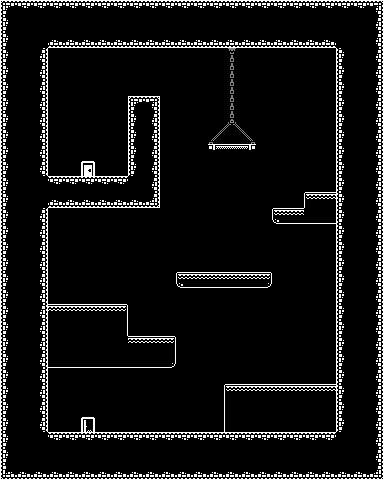

This is a level from a 2D game, rendered from its Tiled map with the project's own tilesets. A one-line summary and the complete map file follow:
An orthogonal 24x30 tile map with 16x16 px tiles, 2 tile layers (MainLayer, Shadows) and 13 objects.

<map version="1.10" tiledversion="1.10.2" orientation="orthogonal" renderorder="right-down" width="24" height="30" tilewidth="16" tileheight="16" infinite="0" nextlayerid="4" nextobjectid="19">
 <tileset firstgid="1" source="TestTileset.tsx" />
 <layer id="1" name="MainLayer" width="24" height="30">
  <data encoding="csv">
196,197,197,197,197,197,197,197,197,197,197,197,197,197,197,197,197,197,197,197,197,197,197,198,
216,0,0,0,0,0,0,0,0,0,0,0,0,0,0,0,0,0,0,0,0,0,0,218,
216,0,0,237,237,237,237,237,237,237,237,237,237,237,237,237,237,237,237,237,237,0,0,218,
216,0,218,0,0,0,0,0,0,0,0,0,0,0,4,0,0,0,0,0,0,216,0,218,
216,0,218,0,0,0,0,0,0,0,0,0,0,0,24,0,0,0,0,0,0,216,0,218,
216,0,218,0,0,0,0,0,0,0,0,0,0,0,24,0,0,0,0,0,0,216,0,218,
216,0,218,0,0,0,0,0,196,198,0,0,0,0,24,0,0,0,0,0,0,216,0,218,
216,0,218,0,0,0,0,0,216,218,0,0,0,0,6,0,0,0,0,0,0,216,0,218,
216,0,218,0,0,0,0,0,216,218,0,0,0,25,26,27,0,0,0,0,0,216,0,218,
216,0,218,0,0,0,0,0,216,218,0,0,0,45,46,47,0,0,0,0,0,216,0,218,
216,0,218,0,0,57,0,0,216,218,0,0,0,0,0,0,0,0,0,0,0,216,0,218,
216,0,0,197,197,197,197,197,0,218,0,0,0,0,0,0,0,0,0,0,0,216,0,218,
216,0,0,237,237,237,237,237,237,238,0,0,0,0,0,0,0,0,0,271,272,216,0,218,
216,0,218,0,0,0,0,0,0,0,0,0,0,0,0,0,0,331,332,312,312,216,0,218,
216,0,218,0,0,0,0,0,0,0,0,0,0,0,0,0,0,0,0,0,0,216,0,218,
216,0,218,0,0,0,0,0,0,0,0,0,0,0,0,0,0,0,0,0,0,216,0,218,
216,0,218,0,0,0,0,0,0,0,0,0,0,0,0,0,0,0,0,0,0,216,0,218,
216,0,218,0,0,0,0,0,0,0,0,331,332,332,332,332,333,0,0,0,0,216,0,218,
216,0,218,0,0,0,0,0,0,0,0,0,0,0,0,0,0,0,0,0,0,216,0,218,
216,0,218,272,272,272,272,273,0,0,0,0,0,0,0,0,0,0,0,0,0,216,0,218,
216,0,218,0,0,0,0,293,0,0,0,0,0,0,0,0,0,0,0,0,0,216,0,218,
216,0,218,0,0,0,0,0,272,272,273,0,0,0,0,0,0,0,0,0,0,216,0,218,
216,0,218,312,312,312,312,312,312,312,313,0,0,0,0,0,0,0,0,0,0,216,0,218,
216,0,218,0,0,0,0,0,0,0,0,0,0,0,0,0,0,0,0,0,0,216,0,218,
216,0,218,0,0,0,0,0,0,0,0,0,0,0,271,272,272,272,272,272,272,216,0,218,
216,0,218,0,0,0,0,0,0,0,0,0,0,0,291,0,0,0,0,0,0,216,0,218,
216,0,218,0,0,59,0,0,0,0,0,0,0,0,291,0,0,0,0,0,0,216,0,218,
216,0,0,197,197,197,197,197,197,197,197,197,197,197,197,197,197,197,197,197,197,0,0,218,
216,0,0,0,0,0,0,0,0,0,0,0,0,0,0,0,0,0,0,0,0,0,0,218,
236,237,237,237,237,237,237,237,237,237,237,237,237,237,237,237,237,237,237,237,237,237,237,238
</data>
 </layer>
 <layer id="3" name="Shadows" width="24" height="30" opacity="0.5">
  <data encoding="csv">
0,0,0,0,0,0,0,0,0,0,0,0,0,0,0,0,0,0,0,0,0,0,0,0,
0,0,0,0,0,0,0,0,0,0,0,0,0,0,0,0,0,0,0,0,0,0,0,0,
0,0,0,0,0,0,0,0,0,0,0,0,0,0,0,0,0,0,0,0,0,0,0,0,
0,0,0,0,0,0,0,0,0,0,0,0,0,0,1,0,0,0,0,0,0,0,0,0,
0,0,0,0,0,0,0,0,0,0,0,0,0,0,1,0,0,0,0,0,0,0,0,0,
0,0,0,0,0,0,0,0,0,0,0,0,0,0,1,0,0,0,0,0,0,0,0,0,
0,0,0,0,0,0,0,0,0,0,0,0,0,0,1,0,0,0,0,0,0,0,0,0,
0,0,0,0,0,0,0,0,0,0,0,0,0,0,1,0,0,0,0,0,0,0,0,0,
0,0,0,0,0,0,0,0,0,0,0,0,0,1,1,1,0,0,0,0,0,0,0,0,
0,0,0,0,0,0,0,0,0,0,0,0,0,0,0,0,0,0,0,0,0,0,0,0,
0,0,0,0,0,0,0,0,0,0,0,0,0,0,0,0,0,0,0,0,0,0,0,0,
0,0,0,0,0,0,0,0,0,0,0,0,0,0,0,0,0,0,0,0,0,0,0,0,
0,0,0,0,0,0,0,0,0,0,0,0,0,0,0,0,0,0,0,0,0,0,0,0,
0,0,0,0,0,0,0,0,0,0,0,0,0,0,0,0,0,0,0,0,0,0,0,0,
0,0,0,0,0,0,0,0,0,0,0,0,0,0,0,0,0,0,0,0,0,0,0,0,
0,0,0,0,0,0,0,0,0,0,0,0,0,0,0,0,0,0,0,0,0,0,0,0,
0,0,0,0,0,0,0,0,0,0,0,0,0,0,0,0,0,0,0,0,0,0,0,0,
0,0,0,0,0,0,0,0,0,0,0,0,0,0,0,0,0,0,0,0,0,0,0,0,
0,0,0,0,0,0,0,0,0,0,0,0,0,0,0,0,0,0,0,0,0,0,0,0,
0,0,0,0,0,0,0,0,0,0,0,0,0,0,0,0,0,0,0,0,0,0,0,0,
0,0,0,0,0,0,0,0,0,0,0,0,0,0,0,0,0,0,0,0,0,0,0,0,
0,0,0,0,0,0,0,0,0,0,0,0,0,0,0,0,0,0,0,0,0,0,0,0,
0,0,0,0,0,0,0,0,0,0,0,0,0,0,0,0,0,0,0,0,0,0,0,0,
0,0,0,0,0,0,0,0,0,0,0,0,0,0,0,0,0,0,0,0,0,0,0,0,
0,0,0,0,0,0,0,0,0,0,0,0,0,0,0,0,0,0,0,0,0,0,0,0,
0,0,0,0,0,0,0,0,0,0,0,0,0,0,0,0,0,0,0,0,0,0,0,0,
0,0,0,0,0,0,0,0,0,0,0,0,0,0,0,0,0,0,0,0,0,0,0,0,
0,0,0,0,0,0,0,0,0,0,0,0,0,0,0,0,0,0,0,0,0,0,0,0,
0,0,0,0,0,0,0,0,0,0,0,0,0,0,0,0,0,0,0,0,0,0,0,0,
0,0,0,0,0,0,0,0,0,0,0,0,0,0,0,0,0,0,0,0,0,0,0,0
</data>
 </layer>
 <objectgroup id="2" name="Colliders">
  <object id="2" x="0" y="0" width="48" height="480" />
  <object id="5" x="336" y="0" width="48" height="480" />
  <object id="6" x="48" y="0" width="288" height="48" />
  <object id="7" x="48" y="432" width="288" height="48" />
  <object id="8" x="224" y="384" width="112" height="48" />
  <object id="9" x="48" y="304" width="80" height="64" />
  <object id="10" x="128" y="336" width="48" height="32" />
  <object id="11" x="176" y="272" width="96" height="16" />
  <object id="12" x="304" y="192" width="32" height="32" />
  <object id="13" x="272" y="208" width="32" height="16" />
  <object id="14" x="48" y="176" width="80" height="32" />
  <object id="15" x="128" y="96" width="32" height="112" />
  <object id="18" x="208" y="144" width="48" height="6" />
 </objectgroup>
</map>
